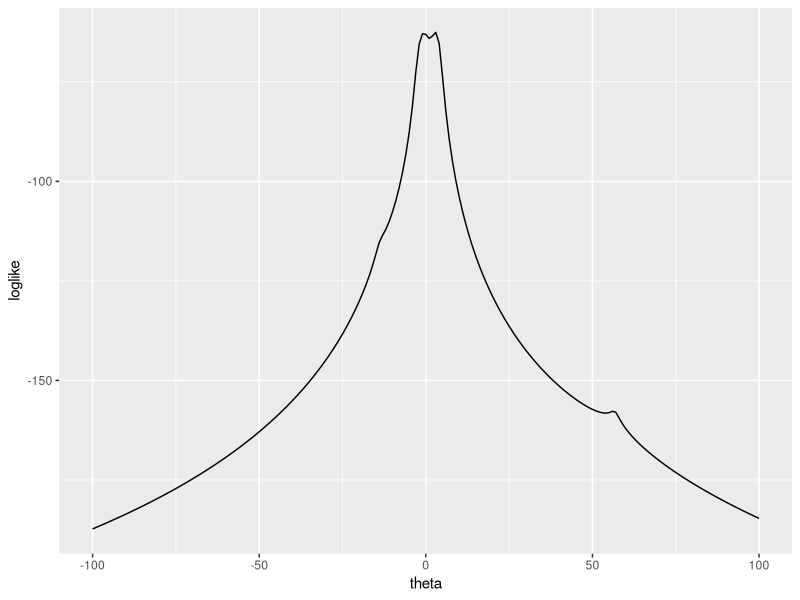
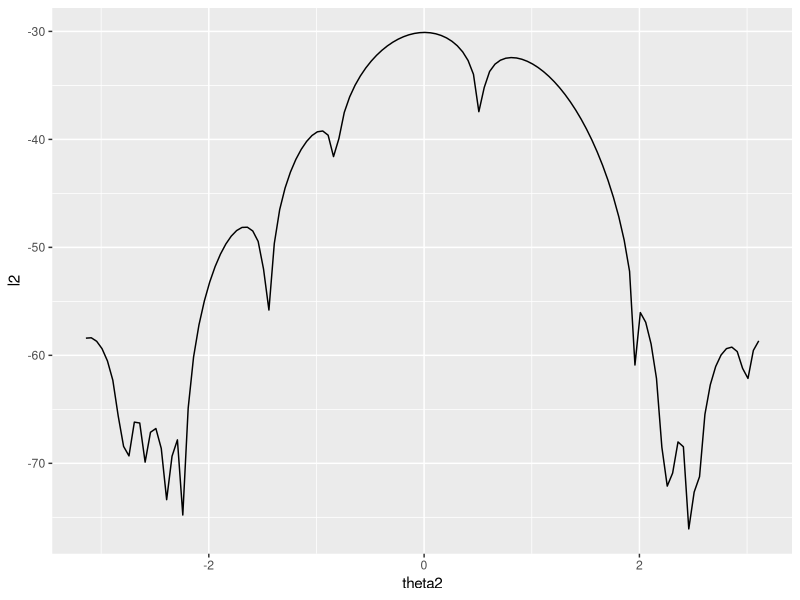
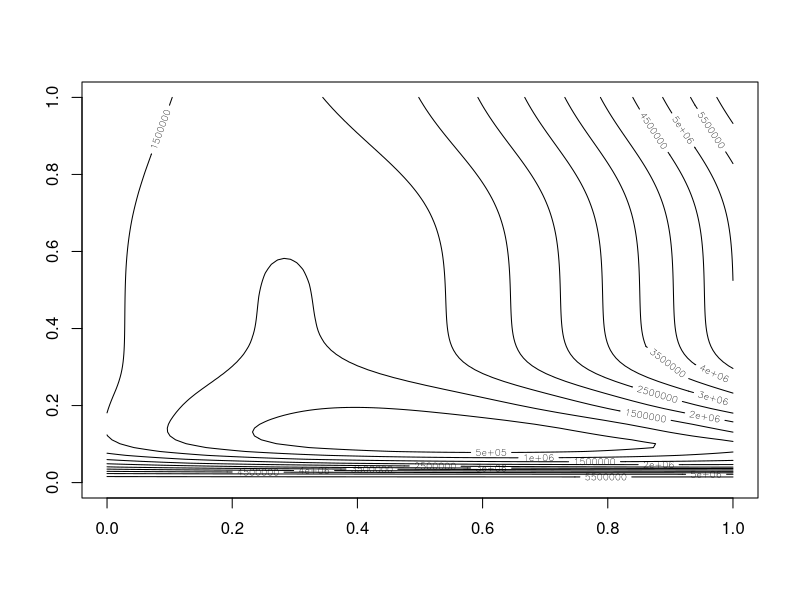

The R script that drew these images, in order:
library(ggplot2)

# QUestion 1
# b) 
a <- c(1.77, -0.23, 2.76, 3.80, 3.47, 56.75, -1.34, 4.24, -2.44,
       3.29, 3.71, -2.40, 4.53, -0.07, -1.05, -13.87, -2.53, -1.75)
n=length(a)
# write a function to calculate the loglikelihood
l_theta  <- function(theta,a)

 {
  
  
 loglike <- -length(a)*log(pi)-sum(log(1+(theta-a)^2))  # calculate the logliklehood for theta=1
 return(loglike)

 }


l_theta(1,a)

#plot the likelihood function for the range of theta from -100 to 100
library(ggplot2)
theta <- c(-100:100)
loglike <- sapply(theta, function(x) l_theta(x, a))
datafram <- data.frame(cbind(theta,loglike))
 ggplot(datafram, aes(x=theta, y=loglike))+ geom_line(aes(y=loglike, x=theta))
 
 ## use Newton method to estimate MLE of theta
 
 l_theta  <- function(theta,a){  # -l
   
    y1 <- length(a)*log(pi)+sum(log(1+(theta-a)^2))
 
   
 }
 
 grad <- function(theta,a){
   
   y2 <- 2*sum((theta-a)/(1+(theta-a)^2))  # - l'

 }
 
  hessi <- function(theta,a){
    
   y3 <- matrix(2*sum((1-(theta-a)^2)/(1+(theta-a)^2)^2)) # -l''

  }
  
  
  
  a <- a
   
  
   theta0 <- c(-11,-1,0,1.5,4,4.7,7,8,38)  # specify the starting vector
   
   result <- sapply(theta0, function(x) nlminb(x,l_theta,grad, hessi, a = a)$par)
     # if it does not return a result, it usually mean your program l, l', l'' wrong
   
   
# c)
 # define the fixed point version of hession matrix
 hessi_fix <- function(theta,a){
   
   return(matrix(1/al,nrow=1))   # it is importan to use return, if use assign '<-' hit enter won't gives you anything
   
 }
 

 
 al=1
 theta0 <- c(-11,-1,0,1.5,4,4.7,7,8,38)  # specify the starting vector
 result1 <- sapply(theta0, function(x) nlminb(x,l_theta,grad, hessi_fix, a = a)$par)

 al=0.64
 theta0 <- c(-11,-1,0,1.5,4,4.7,7,8,38)  # specify the starting vector
 result2 <- sapply(theta0, function(x) nlminb(x,l_theta,grad, hessi_fix, a = a)$par)

 al=0.25
 theta0 <- c(-11,-1,0,1.5,4,4.7,7,8,38)  # specify the starting vector
 result3 <- sapply(theta0, function(x) nlminb(x,l_theta,grad, hessi_fix, a = a)$par)
 
 alfa=c(1,0.64,0.25)
 mytab <- cbind(result1, result2, result3)
 dimnames(mytab) <- list(theta0, alfa)
 knitr:: kable(mytab, digits=8, caption = 'fixed point algorithm')
 
 
 # d)
 # define the fixed point version of hession matrix
 fs <- function(theta,a){               # fisher information
   
   return(matrix(n/2,nrow=1))   
   
 }
 
 
 result_fisher <- sapply(theta0, function(x) nlminb(x,l_theta,grad, fs, a = a)$par) # first use fisher 
 result_fn <- sapply(result_fisher, function(x) nlminb(x,l_theta,grad, fs, a = a)$par) # then use newton to refine
 
 
 #### Q2
 
 #a) graph the loglikelyhood function
 ab <- c(3.91, 4.85, 2.28, 4.06, 3.70, 4.04, 5.46, 3.53, 2.28, 1.96,
        2.53, 3.88, 2.22, 3.47, 4.82, 2.46, 2.99, 2.54, 0.52)
 n2=length(ab)
 # write a function to calculate the loglikelihood
 l_q2 <- function(theta2,ab){

   return(-n2*log(2*pi)+sum(log(1-(cos(ab-theta2))))) # calculate the logliklehood for theta=1
 }
 
 l_q2(1,ab)
 
 
 #plot the likelihood function for the range of theta from -100 to 100
 
 theta2 <- seq(from= -pi, to = pi, by = 0.05)
 l2 <- sapply(theta2, function(x) l_q2(x, ab))
 datafram2 <- data.frame(cbind(theta2,l2))
 ggplot(datafram2, aes(x=theta2, y=l2))+ geom_line(aes(x=theta2, y=l2)) 
 
 #b) use method of moments to find estimates of theta
 
 theta20 = asin(mean(ab)-pi)

 #c) use newton's method
 
 l2  <- function(theta2,ab){  # -l2
   
   return(n2*log(2*pi)-sum(log(1-(cos(ab-theta2)))))
   
   
 }
 
 grad2 <- function(theta2,ab){
   
   return(-sum(sin(theta2-ab)/(1-cos(theta2-ab))))  # - l'
   
 }
 
 hessi2 <- function(theta2,ab){
   
   return(matrix(-sum(1/(cos(theta2-ab)-1)),nrow=1)) # -l''
   
 }
 
 
  
  result5 <- nlminb(start=theta20,l2,grad2, hessi2, ab = ab)$par
 
 #d)
  nlminb(start=-2.7,l2,grad2, hessi2, ab = ab)$par
  nlminb(start=2.7,l2,grad2, hessi2, ab = ab)$par
#e)
  theta2e=seq(-pi,pi,by = 2*pi/199)
  result6 <- sapply(theta2e, function(x) nlminb(x,l2,grad2, hessi2, ab = ab)$par)
  
  dataframe2e <- cbind(theta2e,result6)
  
  install.packages("dplyr")
  library(dplyr)  # data manipulating package
  dataframe2e <- tbl_df(dataframe2e)  # need to convert data to tbl before use this package
  planes <- group_by(dataframe2e, result6)
  bygroup <- data.frame(planes)
  

  
  ## Q3
  
  #a)
  beetles <- data.frame(
    days = c(0, 8, 28, 41, 63, 69, 97, 117, 135, 154),
    beetles = c(2, 47, 192, 256, 768, 896, 1120, 896, 1184, 1024))
    N <- beetles$beetles
    t <- beetles$days
# gradian function w.r.t K
  grad_k <- function(k,r,t) {
    
    return(   (2*(2+(k-2)*exp(-r*t))-2*k*exp(-r*t)) / ((2+(k-2)*exp(-r*t))^2)      )
  }
  
  grad_r<- function(k,r,t) {
    
    return(   (2*k*(k-2)*exp(-r*t)*r) / ((2+(k-2)*exp(-r*t))^2)         )
  }
  
# a function that returns A matrix 
   A <- function(k0,r0,t){
 
   gk <- grad_k(k0,r0,t)
   gr <- grad_r(k0,r0,t)                    # for example, use k=1 and r=0.02 to test
   return( matrix(cbind(gk,gr), ncol=2))
 
  }
 
 A(1,0.02,t)
 # function that returns Z
  Z <- function(k,r,N,t){
 
   return( N - 2*k/(2+(k-2)*exp(-r*t)) )
 }
 
 Z(1,0.02,N,t)
 
 # set initial value
 theta3 <- matrix(c(1000,0.05),nrow=2)
 delta3 <- matrix(c(1,1),nrow=2)
 
#iteration
 while(crossprod(delta3,delta3)>=0.00000000000001){  # is this the standard we use in multivariate optimization?)
   theta3_1 <- theta3 
   A1 <- A(theta3[1,1],theta3[2,1],t)
   Z1 <- Z(theta3[1,1],theta3[2,1],N,t)
   theta3 <- theta3 + solve(t(A1)%*%A1)%*%t(A1)%*%Z1
   delta3 <- theta3 - theta3_1
 }
 
 estimate <- theta3
 print(estimate)
 
##b)
 
 SSE <- matrix(0,100,100,byrow=T)
 for (i in 1:100){
   for (j in 1:100){
     k <- 500 + 10*j
     r <- 0 + 0.01*i
     SSE[j,i] <- sum(Z(k,r,N,t)^2)
   }
 }
 
 contour(SSE)
 
 ##c) will try to use 'optim'
 n3=length(N)
 ## objective funtion
 
 lognorm <- function(x,N,t){
   
   return(   n3*log(sqrt(2*pi)*x[3])+ sum( (log(N)-log(2*x[1]/(2+(x[1]-2)*exp(-x[2]*t))))^2/ 2* x[3]^2 )    )
   
 }
 
 
 x30 <- c(700,0.09,4)
 
 optim(x30, lognorm, N=n,t=t)$par # MLE estimates for k, r, and sigma
 warnings()
 optimHess(x30, lognorm, N=n,t=t) # observed fisher information
 
 
 
 # calculate the variance of MLE
 